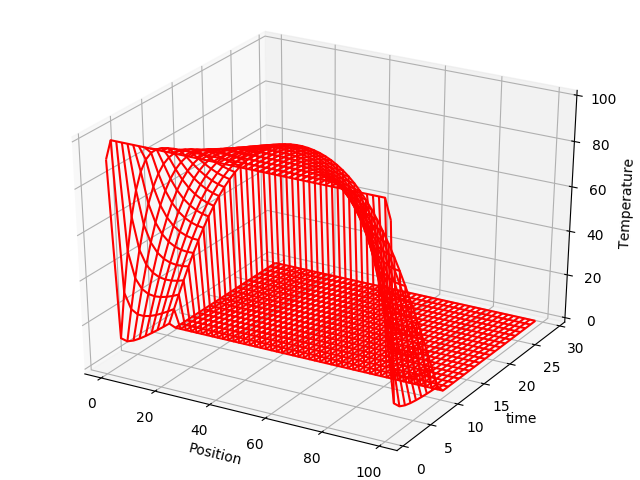

Python code for this plot:
from numpy import *
import matplotlib.pylab as p
from mpl_toolkits.mplot3d import Axes3D 

Nx = 101;        Nt = 3000;     Dx = 0.03;     Dt = 0.9
kappa = 210.; C = 900.; rho = 2700.
T = zeros((Nx,2), float);  Tpl = zeros((Nx, 31), float)
print("Working, wait for figure after count to 10")

for ix in range (1, Nx - 1):  T[ix, 0] = 100.0;    # Initial T
T[0,0] = 0.0 ;   T[0,1] = 0.                # 1st & last T = 0
T[Nx-1,0] = 0. ; T[Nx-1,1] = 0.0
cons = kappa/(C*rho)*Dt/(Dx*Dx);
m = 1                                                # Counter
for t in range (1, Nt):
   for ix in range (1, Nx - 1):
      T[ix,1] = T[ix,0] + cons*(T[ix+1,0]+ T[ix-1,0]-2.*T[ix,0])
   if t%300 == 0 or t == 1:                  # Every 300 steps
        for ix in range (1, Nx - 1, 2): Tpl[ix, m] = T[ix, 1]   
        print(m)
        m = m + 1
   for ix in range (1, Nx - 1):  T[ix, 0] = T[ix, 1] 
x = list(range(1, Nx - 1, 2))             # Plot alternate pts
y = list(range(1, 30))
X, Y = p.meshgrid(x, y)

def functz(Tpl):
    z = Tpl[X, Y]
    return z

Z = functz(Tpl)
fig = p.figure()                               # Create figure
ax = Axes3D(fig)
ax.plot_wireframe(X, Y, Z, color = 'r')
ax.set_xlabel('Position')
ax.set_ylabel('time')
ax.set_zlabel('Temperature')
p.show()
print("finished")
